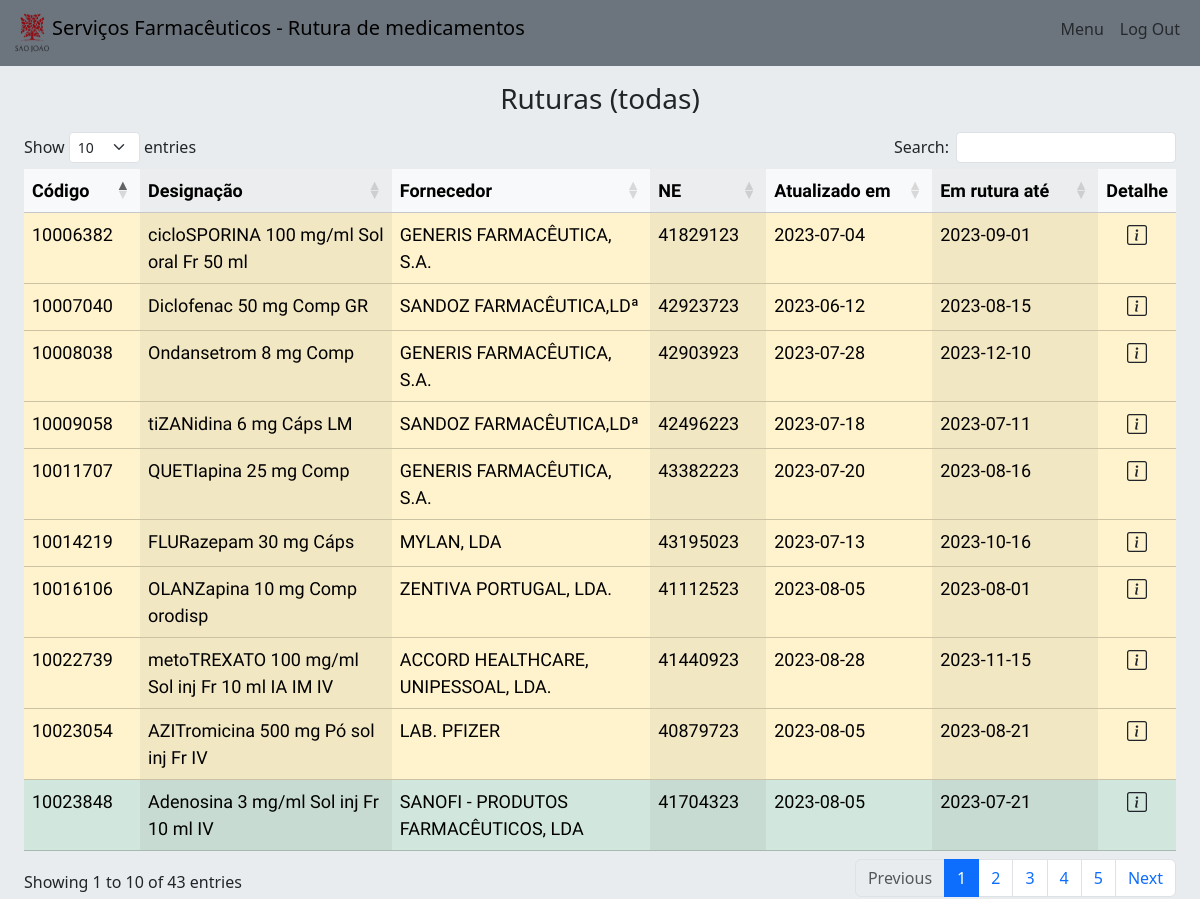
The page /list/all (signed in) on the database its author committed.
### tables this page shows
CREATE TABLE "ruts" (
	"id"	INTEGER,
	"code"	INTEGER,
	"desig"	TEXT,
	"forn"	TEXT,
	"order_nr"	INTEGER,
	"end_date"	TEXT,
	"last_date"	TEXT,
	"alternative"	TEXT,
	"detail"	TEXT,
	"obs"	TEXT,
	"created"	TEXT,
	"public"	TEXT DEFAULT 'false',
	"solved"	TEXT DEFAULT 'false',
	PRIMARY KEY("id" AUTOINCREMENT)
);

### app.py (the view)
@app.route('/list/<status>', methods=['GET'])
@login_required
def list(status):
    con = sql_open()
    cursor = con.cursor()
    if status == 'other':
        cursor.execute("SELECT * FROM ruts WHERE solved = ?", ('false',))
        list_Type = '(por resolver)'
    elif status == 'public':
        cursor.execute("SELECT * FROM ruts WHERE public = ?", ('true', ))
        list_Type = '(públicas)'
    else:
        cursor.execute("SELECT * FROM ruts")
        list_Type = '(todas)'
    data = cursor.fetchall()
    cursor.close()
    return render_template('list.html', data=data, listType=list_Type)

### app.py (called while the page is built)
def sql_open():
    con = sql.connect('database.db')
    con.row_factory = sql.Row
    return con

### helpers.py (called while the page is built)
def login_required(f):
    @wraps(f)
    def decorated_function(*args, **kwargs):
        if session['name'] is None:
            return redirect(url_for('login'))
        return f(*args, **kwargs)
    return decorated_function

### templates/list.html (shortened to what this page needs)
{% extends 'home.html' %}
{% block main %}
<div class="container-fluid row mt-3 mx-auto">
    <h3 class="mb-3 text-center">Ruturas {{ listType }}</h3>
    <table class="table table-striped-columns table-hover" id="allTable">
        <thead class="table-light">
            <tr>
                <th>Código</th>
                <th>Designação</th>
                <th>Fornecedor</th>
                <th>NE</th>
                <th>Atualizado em</th>
                <th>Em rutura até</th>
                <th>Detalhe</th>
            </tr>
        </thead>
        <tbody>
            {% for row in data %}
            {% if row['solved'] == 'true' %}
            <tr class="table-success">
            {% else %}
            <tr class="table-warning">
            {% endif %}
                <td style="width:100px">{{ row['code'] }}</td>
                <td>{{ row['desig'] }}</td>
                <td>{{ row['forn'] }}</td>
                <td style="width:100px">{{ row['order_nr'] }}</td>
                <td style="width:150px">{{ row['last_date'] }}</td>
                <td style="width:150px">{{ row['end_date'] }}</td>
                <td style="width:50px; text-align: center;"><a class="text-color-black" href="{{ url_for('details', id=row['id']) }}"><i class="bi bi-info-square text-dark fs-5"></i></a></td>
            </tr>
            {% endfor %}
        </tbody>
    </table>
</div>
{% endblock main %}

### static/styles.css (style rules this page uses)
body, html { height: 100%; text-decoration: none; }
table * { font-family: "PT Sans Narrow"; font-size: 18px; }

### rows shown on the page
ruts: code "10023054", desig "AZITromicina 500 mg Pó sol inj Fr IV", forn "LAB. PFIZER", order_nr "40879723", last_date "2023-08-05", end_date "2023-08-21"
ruts: code "10016106", desig "OLANZapina 10 mg Comp orodisp", forn "ZENTIVA PORTUGAL, LDA.", order_nr "41112523", last_date "2023-08-05", end_date "2023-08-01"
ruts: code "10022739", desig "metoTREXATO 100 mg/ml Sol inj Fr 10 ml IA IM IV", forn "ACCORD HEALTHCARE, UNIPESSOAL, LDA.", order_nr "41440923", last_date "2023-08-28", end_date "2023-11-15"
ruts: code "10023848", desig "Adenosina 3 mg/ml Sol inj Fr 10 ml IV", forn "SANOFI - PRODUTOS FARMACÊUTICOS, LDA", order_nr "41704323", last_date "2023-08-05", end_date "2023-07-21"
ruts: code "10006382", desig "cicloSPORINA 100 mg/ml Sol oral Fr 50 ml", forn "GENERIS FARMACÊUTICA, S.A.", order_nr "41829123", last_date "2023-07-04", end_date "2023-09-01"
ruts: code "10009058", desig "tiZANidina 6 mg Cáps LM", forn "SANDOZ FARMACÊUTICA,LDª", order_nr "42496223", last_date "2023-07-18", end_date "2023-07-11"
ruts: code "10008038", desig "Ondansetrom 8 mg Comp", forn "GENERIS FARMACÊUTICA, S.A.", order_nr "42903923", last_date "2023-07-28", end_date "2023-12-10"
ruts: code "10007040", desig "Diclofenac 50 mg Comp GR", forn "SANDOZ FARMACÊUTICA,LDª", order_nr "42923723", last_date "2023-06-12", end_date "2023-08-15"
ruts: code "10014219", desig "FLURazepam 30 mg Cáps", forn "MYLAN, LDA", order_nr "43195023", last_date "2023-07-13", end_date "2023-10-16"
ruts: code "10011707", desig "QUETIapina 25 mg Comp", forn "GENERIS FARMACÊUTICA, S.A.", order_nr "43382223", last_date "2023-07-20", end_date "2023-08-16"

### other values the page prints
{{ listType }} "(todas)"
